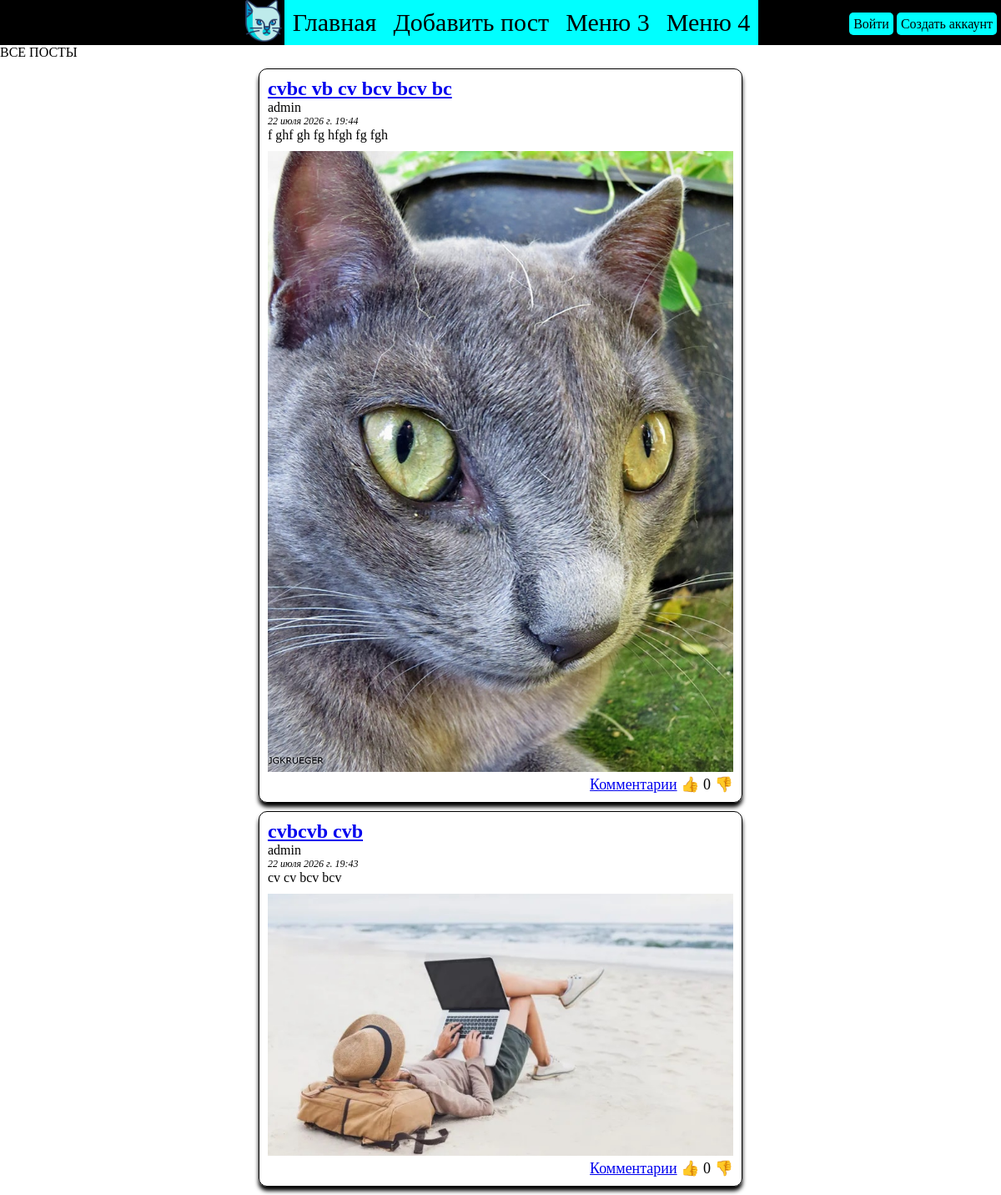
The page / on the database its author committed.
### posts_app/models.py (models this page shows, shortened)
class Post(models.Model):
    title = models.CharField(max_length=255)                # заголовок поста, максимум 255 символов
    content = models.CharField(max_length=10000)            # содержимое поста, максимум 10000 символов
    image = models.ImageField(upload_to="posts_images/" ,null=True, blank=True)         # ссылка на картинку в посте, поле можно оставить пустым
    create_date = models.DateTimeField(auto_now_add=True)   # дата и время публикации поста, при создании поста запишем текущее время на сервере
    author = models.ForeignKey(User, on_delete=models.CASCADE, related_name="posts")    # кто автор. Внешний ключ на таблицу пользователей. При удалении пользователя удаляем все его посты. related_name="posts" так можно будет потом у пользователя найти все его посты
    rating = models.IntegerField(default=0)                 # рейтинг в виде числа. При создании поста по-умолчанию равняется нулю
    class Meta:                                             # доп настройки таблицы
        verbose_name = "Пост"                               # как писать название таблицы в админке в единственном числе
        verbose_name_plural = "Посты"                       # мн. число

### posts_app/views.py (the view)
# urls.py: path('', posts_app.views.all_posts_view, name="all_posts"),
def all_posts_view(request):
    all_posts = Post.objects.all().order_by("-create_date")[:2]    # получаем все посты и сортируем от новых к старым, берём первые 2 поста
    return render(
        template_name="posts_app/templates/all_posts.html",        # какой шаблон готовить
        request=request,
        context={"all_posts": all_posts}                           # коллекция наших первых постов
    )

### posts_app/templates/posts_app/templates/all_posts.html (shortened to what this page needs)
{% extends "posts_app/templates/base.html" %}
{% load static %}
{% block 'css_block' %}
<link rel="stylesheet" href="{% static 'posts_app/static/css/posts.css' %}">
{% endblock %}
{% block 'main_block' %}
<p>ВСЕ ПОСТЫ</p>
<div id="all_posts_container">
    {% for post in all_posts %}
        <div class="post_container">
            <div class="post_header">
                <h2><a href="/post/{{ post.id }}">{{ post.title }}</a></h2>
            </div>
            <p class="post_author">{{ post.author.username }}</p>
            <p class="post_date">{{ post.create_date }}</p>
            <p class="post_content">{{ post.content }}</p>
            {% if post.image %}
                <img src="{{ post.image.url }}" alt="картинка поста" class="post_image">
            {% endif %}
            <div class="post_footer">
                <a href="/post/{{ post.id }}">Комментарии</a>
                <button class="like_btn" post_id="{{ post.id }}">👍</button>
                <span class="rating">{{ post.rating }}</span>
                <button class="dislike_btn" post_id="{{ post.id }}">👎</button>
            </div>
        </div>
    {% endfor %}
</div>
{% endblock %}

### posts_app/static/posts_app/static/css/base.css (style rules this page uses)
* { margin: 0; padding: 0; }

### posts_app/static/posts_app/static/css/posts.css (style rules this page uses)
#all_posts_container { width: 600px; margin-left: auto; margin-right: auto; }
.post_container { border: 1px solid black; margin: 10px; padding: 10px; border-radius: 10px; box-shadow: 0 5px 5px black; }
.post_image { width: 100%; margin-top: 10px; }
.post_date { font-size: 12px; font-style: italic; }
.post_footer { text-align: right; font-size: 18px; cursor: pointer; }
.like_btn, .dislike_btn { border: none; background-color: white; font-size: 18px; }
.rating { user-select: none; }

### rows shown on the page
Post: title "cvbc vb cv bcv bcv bc", author.username "admin", create_date "22 июля 2026 г. 19:44", content "f ghf gh fg hfgh fg fgh", image (picture), rating "0"
Post: title "cvbcvb cvb", author.username "admin", create_date "22 июля 2026 г. 19:43", content "cv cv bcv bcv", image (picture), rating "0"
